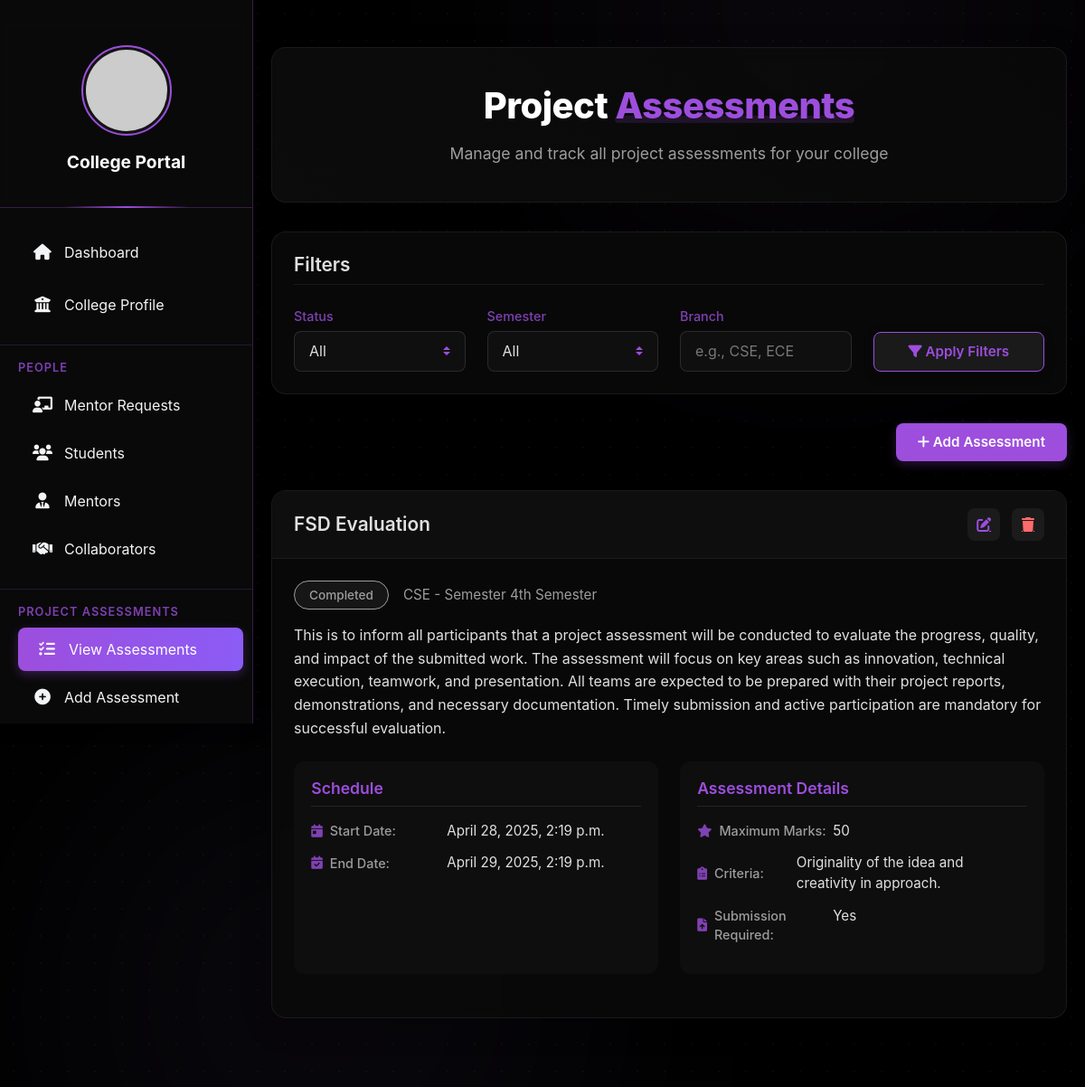
The app's page /college/project-assessments/ (signed in) with its own data.
### college/models.py (models this page shows, shortened)
class ProjectAssessment(models.Model):
    STATUS_CHOICES = [
        ('upcoming', 'Upcoming'),
        ('ongoing', 'Ongoing'),
        ('completed', 'Completed'),
        ('cancelled', 'Cancelled')
    ]
    SEMESTER_CHOICES = [
        (1, '1st Semester'),
        (2, '2nd Semester'),
        (3, '3rd Semester'),
        (4, '4th Semester'),
        (5, '5th Semester'),
        (6, '6th Semester'),
        (7, '7th Semester'),
        (8, '8th Semester'),
    ]
    college = models.ForeignKey(CollegeProfile, on_delete=models.CASCADE, related_name='project_assessments')
    title = models.CharField(max_length=200)
    description = models.TextField()
    target_semester = models.IntegerField(choices=SEMESTER_CHOICES)
    target_branch = models.CharField(max_length=50)
    start_date = models.DateTimeField()
    end_date = models.DateTimeField()
    status = models.CharField(max_length=20, choices=STATUS_CHOICES, default='upcoming')
    max_marks = models.IntegerField(null=True, blank=True)
    assessment_criteria = models.TextField(null=True, blank=True)
    resources = models.FileField(upload_to='project_assessment_resources/', null=True, blank=True)
    submission_required = models.BooleanField(default=True)
    created_at = models.DateTimeField(auto_now_add=True)
    updated_at = models.DateTimeField(auto_now=True)
    class Meta:
        ordering = ['-created_at']

### college/views.py (the view)
# urls.py: path('project-assessments/', views.project_assessment_list, name='project_assessment_list'),
@login_required
def project_assessment_list(request):
    college = request.user.collegeprofile
    assessments = ProjectAssessment.objects.filter(college=college).order_by('-created_at')
    current_date = date.today()
    for assessment in assessments:
        end_date = assessment.end_date.date() if assessment.end_date else None
        start_date = assessment.start_date.date() if assessment.start_date else None
        if end_date and end_date < current_date:
            assessment.status = 'completed'
        elif start_date and end_date and start_date <= current_date <= end_date:
            assessment.status = 'ongoing'
        else:
            assessment.status = 'upcoming'
        assessment.save()
    status_filter = request.GET.get('status')
    if status_filter and status_filter != 'all':
        assessments = assessments.filter(status=status_filter)
    context = {
        'assessments': assessments,
        'current_status': status_filter or 'all'
    }
    return render(request, 'college/project_assessment_list.html', context)

### college/templates/college/project_assessment_list.html (shortened to what this page needs)
{% extends 'college/base.html' %}
{% load static %}
{% block content %}
<div class="dashboard-container">
    <div class="welcome-section">
        <h1>Project <span>Assessments</span></h1>
        <p>Manage and track all project assessments for your college</p>
    </div>
    <div class="info-card filter-card">
        <h2>Filters</h2>
        <form method="GET" class="row">
            <div class="col-md-3 form-group">
                <div class="info-label">Status</div>
                <select name="status" id="status" class="form-control custom-select">
                    <option value="">All</option>
                </select>
            </div>
            <div class="col-md-3 form-group">
                <div class="info-label">Semester</div>
                <select name="semester" id="semester" class="form-control custom-select">
                    <option value="">All</option>
                </select>
            </div>
            <div class="col-md-3 form-group">
                <div class="info-label">Branch</div>
                <input type="text" name="branch" id="branch" class="form-control custom-input"
                    value="{{ request.GET.branch }}" placeholder="e.g., CSE, ECE">
            </div>
            <div class="col-md-3 form-group d-flex align-items-end">
                <button type="submit" class="btn btn-filter">
                    <i class="fas fa-filter"></i> Apply Filters
                </button>
            </div>
        </form>
    </div>
    <div class="action-bar">
        <a href="{% url 'add_project_assessment' %}" class="btn btn-add-assessment">
            <i class="fas fa-plus"></i> Add Assessment
        </a>
    </div>
    {% for assessment in assessments %}
    <div class="assessment-card">
        <div class="assessment-header">
            <h3>{{ assessment.title }}</h3>
            <div class="assessment-actions">
                <a href="{% url 'edit_project_assessment' assessment.id %}" class="btn-action edit">
                    <i class="fas fa-edit"></i>
                </a>
                <a href="{% url 'delete_project_assessment' assessment.id %}" class="btn-action delete"
                   onclick="return confirm('Are you sure you want to delete this assessment?')">
                    <i class="fas fa-trash"></i>
                </a>
            </div>
        </div>
        <div class="assessment-body">
            <div class="assessment-meta">
                <span class="status-badge {% if assessment.status == 'upcoming' %}badge-upcoming
                                 {% elif assessment.status == 'ongoing' %}badge-ongoing
                                 {% elif assessment.status == 'completed' %}badge-completed
                                 {% else %}badge-cancelled{% endif %}">
                    {{ assessment.get_status_display }}
                </span>
                <span class="branch-info">{{ assessment.target_branch }} - Semester {{ assessment.get_target_semester_display }}</span>
            </div>
            <p class="assessment-description">{{ assessment.description }}</p>
            <div class="assessment-details">
                <div class="detail-section">
                    <h4>Schedule</h4>
                    <div class="detail-item">
                        <div class="detail-label"><i class="fas fa-calendar-day"></i> Start Date:</div>
                        <div class="detail-value">{{ assessment.start_date|date:"F j, Y, g:i a" }}</div>
                    </div>
                    <div class="detail-item">
                        <div class="detail-label"><i class="fas fa-calendar-check"></i> End Date:</div>
                        <div class="detail-value">{{ assessment.end_date|date:"F j, Y, g:i a" }}</div>
                    </div>
                </div>
                <div class="detail-section">
                    <h4>Assessment Details</h4>
                    {% if assessment.max_marks %}
                    <div class="detail-item">
                        <div class="detail-label"><i class="fas fa-star"></i> Maximum Marks:</div>
                        <div class="detail-value">{{ assessment.max_marks }}</div>
                    </div>
                    {% endif %}
                    {% if assessment.assessment_criteria %}
                    <div class="detail-item">
                        <div class="detail-label"><i class="fas fa-clipboard-list"></i> Criteria:</div>
                        <div class="detail-value">{{ assessment.assessment_criteria }}</div>
                    </div>
                    {% endif %}
                    <div class="detail-item">
                        <div class="detail-label"><i class="fas fa-file-upload"></i> Submission Required:</div>
                        <div class="detail-value">{% if assessment.submission_required %}Yes{% else %}No{% endif %}</div>
                    </div>
                </div>
            </div>
        </div>
    </div>
    {% empty %}
    <div class="empty-state">
        <i class="fas fa-clipboard-list"></i>
        <p>No project assessments found</p>
        <p class="empty-subtitle">Click "Add Assessment" to create one</p>
    </div>
    {% endfor %}
</div>
{% endblock %}

### college/templates/college/base.html (style rules this page uses)
:root { --primary: #9d4edd; --primary-hover: #8b5cf6; --primary-light: rgba(157, 78, 221, 0.2); --text-light: #F3F4F6; --text-secondary: #D1D5DB; --sidebar-width: 280px; --sidebar-bg: rgba(10, 10, 10, 0.9); --card-bg: rgba(30, 30, 30, 0.5); --card-border: rgba(157, 78, 221, 0.3); }
body { background-color: #000000; min-height: 100vh; margin: 0; color: var(--text-light); font-family: 'Inter', sans-serif; overflow-x: hidden; position: relative; }

### records on screen
ProjectAssessment: title "FSD Evaluation", status "Completed", target_branch "CSE", target_semester "4th Semester", description "This is to inform all participants that a project assessment will be conducted to evaluate the progress, quality, and impact of the submitted work. The assessment will focus on key areas such as innovation, technical execution, teamwork, and presentation. All teams are expected to be prepared with their project reports, demonstrations, and necessary documentation. Timely submission and active participation are mandatory for successful evaluation.", start_date "April 28, 2025, 2:19 p.m.", end_date "April 29, 2025, 2:19 p.m.", max_marks "50", assessment_criteria "Originality of the idea and creativity in approach.", submission_required "Yes"

### other values on screen
{{ profile.college_name|default:"College Portal" }} "College Portal"
